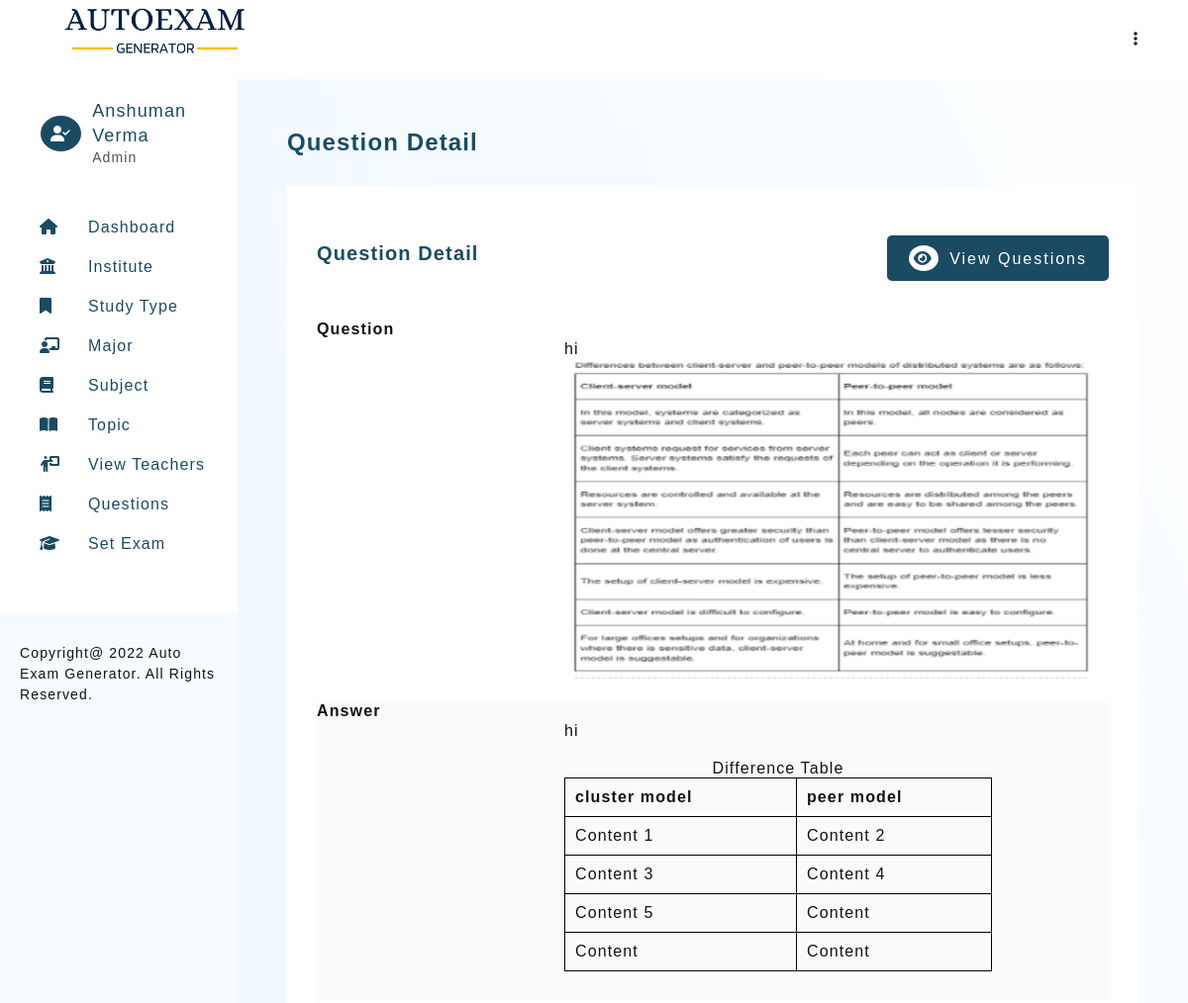
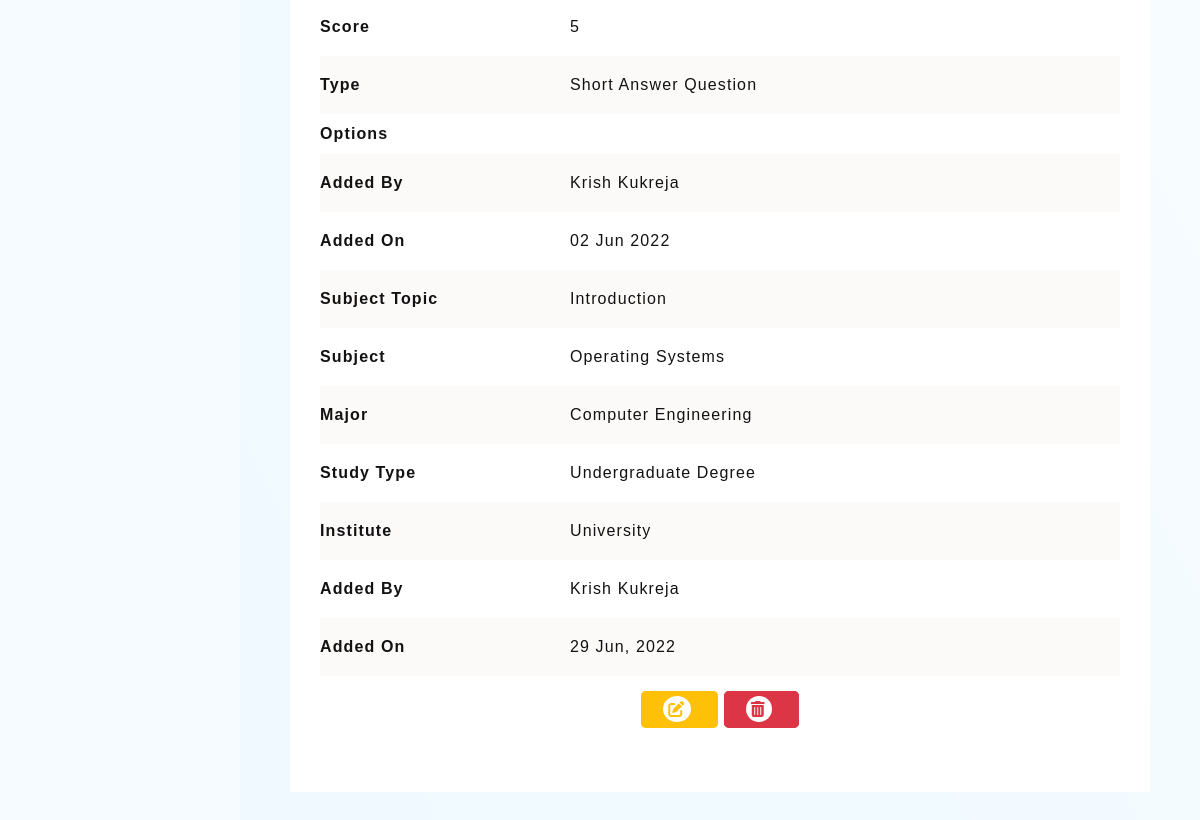
Screenshot of /autoexam/question-detail.php?question=32 (signed in) with the database file from the repository (2 pictures, top to bottom).
### tables this page shows
CREATE TABLE `teacher_profile` (
  `teacher_id` int(11) NOT NULL,
  `teacher_firstname` varchar(30) NOT NULL,
  `teacher_lastname` varchar(30) NOT NULL,
  `email` varchar(50) DEFAULT NULL,
  `password` varchar(100) NOT NULL,
  `type` enum('Admin','Teacher') NOT NULL DEFAULT 'Teacher',
  `addedOn` datetime DEFAULT current_timestamp()
);

CREATE TABLE `question_bank` (
  `question_id` int(11) NOT NULL,
  `subject_topic_id` int(11) DEFAULT NULL,
  `question_abbr` varchar(30) DEFAULT NULL,
  `question` longtext NOT NULL,
  `optionA` longtext NOT NULL,
  `optionB` longtext NOT NULL,
  `optionC` longtext NOT NULL,
  `optionD` longtext NOT NULL,
  `answer` longtext NOT NULL,
  `score` int(11) NOT NULL,
  `questionAddedBy` int(11) DEFAULT NULL,
  `questionAddedOn` datetime DEFAULT current_timestamp()
);

CREATE TABLE `question_type` (
  `question_type_id` int(11) NOT NULL,
  `question_type_value` varchar(70) DEFAULT NULL,
  `question_abbr` varchar(30) DEFAULT NULL
);

CREATE TABLE `subject_topic` (
  `subject_topic_id` int(11) NOT NULL,
  `subject_topic_name` text NOT NULL,
  `subject_id` int(11) DEFAULT NULL,
  `topicAddedBy` int(11) DEFAULT NULL,
  `topicAddedOn` datetime DEFAULT current_timestamp()
);

CREATE TABLE `subject_details` (
  `subject_id` int(11) NOT NULL,
  `subject_code` varchar(30) NOT NULL,
  `subject_name` text NOT NULL,
  `major_id` int(11) DEFAULT NULL,
  `subjectAddedBy` int(11) DEFAULT NULL,
  `subjectAddedOn` datetime DEFAULT current_timestamp()
);

CREATE TABLE `major` (
  `major_id` int(11) NOT NULL,
  `major_name` text DEFAULT NULL,
  `type_of_study_id` int(11) DEFAULT NULL,
  `majorAddedBy` int(11) DEFAULT NULL,
  `majorAddedOn` datetime DEFAULT current_timestamp()
);

CREATE TABLE `type_of_study` (
  `type_of_study_id` int(11) NOT NULL,
  `study_name` text DEFAULT NULL,
  `institute_id` int(11) DEFAULT NULL,
  `studyAddedBy` int(11) DEFAULT NULL,
  `studyAddedOn` datetime DEFAULT current_timestamp()
);

CREATE TABLE `institute` (
  `institute_id` int(11) NOT NULL,
  `institute_name` varchar(100) DEFAULT NULL,
  `instituteAddedBy` int(11) DEFAULT NULL,
  `instituteAddedOn` datetime DEFAULT current_timestamp()
);

### autoexam/includes/config.php (called while the page is built, shortened)
<?php
    $sitename = "Auto Exam Generator";

### autoexam/question-detail.php (the view, shortened to what this page needs)
<?php
    require_once './templates/header.php';
    require_once './includes/teacher-subjects.php';
    if(isset($_SESSION['user']))
    {
        if(isset($_GET['question']))
        {
            $questionQuery = mysqli_query($connection,
                "SELECT * FROM `question_bank`
                LEFT JOIN `teacher_profile` ON `teacher_profile`.`teacher_id` = `question_bank`.`questionAddedBy`
                LEFT JOIN subject_topic ON `question_bank`.`subject_topic_id` = `subject_topic`.`subject_topic_id`
                LEFT JOIN subject_details ON subject_details.subject_id = subject_topic.subject_id
                LEFT JOIN `major` ON `major`.`major_id` = `subject_details`.`major_id`
                LEFT JOIN `type_of_study` ON `type_of_study`.`type_of_study_id` = `major`.`type_of_study_id`
                LEFT JOIN `institute` ON  `institute`.`institute_id` = `type_of_study`.`institute_id`
                LEFT JOIN `question_type` On `question_type`.`question_abbr` = `question_bank`.`question_abbr`
                WHERE `question_bank`.`question_id` = '$_GET[question]'
                ");
        }
    }
?>
<section>
    <h3 class="heading">Question Detail</h3>
    <div class="card">
        <div class="card-heading">
            <div>
                <h4 class="sub-heading">Question Detail</h4>
            </div>
            <a href="question-view.php" class="btn btn-green"><i class="fa-solid fa-eye"></i> View Questions</a>
        </div>
        <div class="table-responsive">
            <table class="table">
                <tbody>
                    <?php
                        if(mysqli_num_rows($questionQuery) == 1)
                        {
                            $questionR = mysqli_fetch_assoc($questionQuery);
                                echo "
                                    <tr>
                                        <th class=\"text-left\" style=\"width:30%;\" valign=\"top\">Question</th>
                                        <td style=\"width:70%;\">$questionR[question]</td>
                                    </tr>
                                    <tr>
                                        <th class=\"text-left\" width=\"30% \" valign=\"top\">Answer</th>
                                        <td class=\"img-fluid\">$questionR[answer]</td>
                                    </tr>
                                    <tr>
                                        <th class=\"text-left\" width=\"30% \">Score</th>
                                        <td>$questionR[score]</td>
                                    </tr>
                                    <tr>
                                        <th class=\"text-left\" width=\"30% \">Type</th>
                                        <td>$questionR[question_type_value]</td>
                                    </tr>
                                    <tr>
                                        <th class=\"text-left\" width=\"30% \">Options</th>
                                        <td>
                                            <p>$questionR[optionA]</p>
                                            <p>$questionR[optionB]</p>
                                            <p>$questionR[optionC]</p>
                                            <p>$questionR[optionD]</p>
                                        </td>
                                    </tr>
                                    <tr>
                                        <th class=\"text-left\" width=\"30% \">Added By</th>
                                        <td>$questionR[teacher_firstname] $questionR[teacher_lastname]</td>
                                    </tr>
                                    <tr>
                                        <th class=\"text-left\" width=\"30% \">Added On</th>
                                        <td>".date("d M Y", strtotime($questionR['addedOn']))."</td>
                                    </tr>
                                    <tr>
                                        <th class=\"text-left\">Subject Topic</th>
                                        <td>$questionR[subject_topic_name]</td>
                                     </tr>
                                    <tr>
                                        <th class=\"text-left\">Subject</th>
                                        <td>$questionR[subject_name]</td>
                                     </tr>
                                    <tr>
                                        <th class=\"text-left\">Major</th>
                                        <td>$questionR[major_name]</td>
                                    </tr>
                                    <tr>
                                        <th class=\"text-left\">Study Type</th>
                                        <td>$questionR[study_name]</td>
                                    </tr>
                                    <tr>
                                        <th class=\"text-left\">Institute</th>
                                        <td>$questionR[institute_name]</td>
                                    </tr>
                                    <tr>
                                        <th class=\"text-left\">Added By</th>
                                        <td>$questionR[teacher_firstname] $questionR[teacher_lastname]</td>
                                     </tr>
                                    <tr>
                                        <th class=\"text-left\">Added On</th>
                                        <td>".date("d M, Y", strtotime($questionR['questionAddedOn']))."</td>
                                    </tr>";
                                if( ($_SESSION['userType'] == 'Admin') || ( $_SESSION['userType'] == 'Teacher' &&  in_array($questionR['subject_topic_id'], $topicArr)))
                                {
                                    echo "<tr>
                                        <td colspan=\"2\" class=\"text-center\">
                                    ";
                                    if($questionR['question_abbr'] == 'MCQ')
                                    {
                                        echo "<a href=\"question-3-edit-mcq.php?edit=$questionR[question_id]\" class=\"btn btn-edit\"><i class=\"fa-solid fa-pen-to-square\"></i></a>";
                                    }
                                    else
                                    {
                                        echo "<a href=\"question-3-edit.php?edit=$questionR[question_id]\" class=\"btn btn-edit\"><i class=\"fa-solid fa-pen-to-square\"></i></a>";
                                    }
                                    echo " <a href=\"delete.php?delete_question=$questionR[question_id]\"  class=\"btn btn-delete\"><i class=\"fa-solid fa-trash-can\"></i></a>
                                        </td>
                                    </tr>";
                                }
                        }
                        else
                        {
                            echo "<tr><td colspan=\"7\">0 Record found.</td></tr>";
                        }
                    ?>
                </tbody>
            </table>
        </div>
    </div>
</section>
<?php
    require_once './templates/footer.php';
?>

### autoexam/templates/header.php (shortened to what this page needs)
<?php
    require './includes/config.php';
    require_once './includes/connection.php';
    if(isset($_SESSION['user']))
    {
        $userQuery = mysqli_query($connection, "SELECT * FROM teacher_profile WHERE email = '$_SESSION[user]'");
        $userRow = mysqli_fetch_assoc($userQuery);
    }
?>
<!DOCTYPE html>
<html lang="en">
<head>
    <link rel="stylesheet" href="./assets/css/main.css">
    <link rel="stylesheet" href="./assets/css/style.css">
    <link rel="stylesheet" href="https://cdnjs.cloudflare.com/ajax/libs/font-awesome/6.1.1/css/all.min.css">
</head>
<body>
    <header class="admin-header">
        <h1 class="title">
            <img src="./assets/images/logo.png" alt="Auto Exam Generator" height="60px">
        </h1>
        <div>
            <ul>
                <li class="dropmenu">
                    <a href="#"><i class="fa-solid fa-ellipsis-vertical"></i></a>
                </li>
            </ul>
        </div>
    </header>
    <aside id="asideMenu">
        <div class="profile-header" id="profile-header2">
            <?php
                if($_SESSION['userType'] == 'Admin')
                {
                    echo "<i class=\"fa-solid fa-user-check\"></i>";
                }
                else
                {
                    echo "<i class=\"fa-solid fa-user\"></i>";
                }
            ?>
            <div>
                <h2>
                    <?=
                        $userRow['teacher_firstname'] ." ". $userRow['teacher_lastname']
                    ?>
                </h2>
                <p> <?=  $_SESSION['userType']; ?> </p>
            </div>
        </div>
        <section id="nav-header">
            <nav>
                <ul class="navbar">
                    <li><a href="dashboard.php"><i class="fa-solid fa-house"></i><span>Dashboard</span></a></li>
                            <li><a href="institute-view.php"><i class="fa-solid fa-building-columns"></i><span>Institute</span></a></li>
                            <li><a href="studyType-view.php"><i class="fa-solid fa-bookmark"></i><span>Study Type</span></a></li>
                            <li><a href="major-view.php"><i class="fa-solid fa-chalkboard-user"></i><span>Major</span></a></li>
                            <li><a href="subject-view.php"><i class="fa-solid fa-book"></i><span>Subject</span></a></li>
                            <li><a href="topic-view.php"><i class="fa-solid fa-book-open"></i><span>Topic</span></a></li>
                    <?php
                        if($_SESSION['userType'] == 'Admin')
                        {
                    ?>
                            <li><a href="teacher-view.php"><i class="fa-solid fa-person-chalkboard"></i><span>View Teachers</span></a></li>
                    <?php
                        }
                    ?>
                    <li><a href="question-view.php"><i class="fa-solid fa-receipt"></i><span>Questions</span></a></li>
                    <li><a href="setExam-1.php"><i class="fa-solid fa-graduation-cap"></i><span>Set Exam</span></a></li>
                </ul>
            </nav>
        </section>
        <footer class="copyright">Copyright@
            <?= date("Y"); ?>
            <?= $sitename; ?>. All Rights Reserved.
        </footer>
    </aside>
    <main>

### rows the page displays
teacher_profile: teacher_firstname "Anshuman", teacher_lastname "Verma"
question_bank: question "hi", question (picture), answer "hi Difference Table cluster model peer model Content 1 Content 2 Content 3 Content 4 Content 5 Content Content Content", score "5", question_type.question_type_value "Short Answer Question", questionAddedBy.teacher_firstname "Krish", questionAddedBy.teacher_lastname "Kukreja", questionAddedBy.addedOn "02 Jun 2022", subject_topic.subject_topic_name "Introduction", subject_details.subject_name "Operating Systems", major.major_name "Computer Engineering", type_of_study.study_name "Undergraduate Degree", institute.institute_name "University", questionAddedOn "29 Jun, 2022"

### other values shown
$_SESSION['userType'] "Admin"
$sitename "Auto Exam Generator"
